Frame 1 (no input): blank canvas, image omitted
Frame 60 (the mouse pressed at the canvas centre just before this capture): blank canvas, image omitted
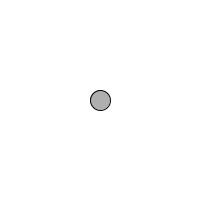
Frame 120 (the mouse held since frame 60 and released just before this capture)

The Processing sketch whose frames 1 and 60 were blank and that drew this single picture after the mouse press (run headless with seeded random() and noise(); from frame 60 on, the mouse is pressed at the canvas centre):

// Processing sketch: processing_166598
// ── processing_166598.pde

//version2 tracy's make the circle grow with movement of mouse
int circleSizeX = 0;
int circleY = circleSizeX;
 
 
 
void setup () {
size (200,200);
}
 
void draw () {
background (255);
stroke (0);
fill (175);
ellipse (mouseX, mouseY, circleSizeX, circleSizeX);
circleSizeX = circleSizeX+abs(mouseX-pmouseX)/10;
circleSizeX = circleSizeX+abs(mouseY-pmouseY)/10;
}
